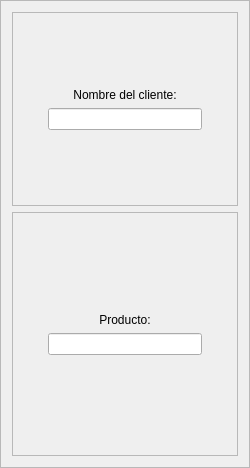
                     <widget class="QFrame" name="frame_52">
                      <property name="minimumSize">
                       <size>
                        <width>250</width>
                        <height>0</height>
                       </size>
                      </property>
                      <property name="maximumSize">
                       <size>
                        <width>275</width>
                        <height>16777215</height>
                       </size>
                      </property>
                      <property name="frameShape">
                       <enum>QFrame::StyledPanel</enum>
                      </property>
                      <property name="frameShadow">
                       <enum>QFrame::Raised</enum>
                      </property>
                      <layout class="QVBoxLayout" name="verticalLayout_48">
                       <item>
                        <widget class="QFrame" name="frame_53">
                         <property name="frameShape">
                          <enum>QFrame::StyledPanel</enum>
                         </property>
                         <property name="frameShadow">
                          <enum>QFrame::Raised</enum>
                         </property>
                         <layout class="QVBoxLayout" name="verticalLayout_45">
                          <property name="leftMargin">
                           <number>35</number>
                          </property>
                          <property name="topMargin">
                           <number>75</number>
                          </property>
                          <property name="rightMargin">
                           <number>35</number>
                          </property>
                          <property name="bottomMargin">
                           <number>75</number>
                          </property>
                          <item>
                           <widget class="QLabel" name="label_154">
                            <property name="styleSheet">
                             <string notr="true">font: 75 9pt &quot;Open Sans Semibold&quot;</string>
                            </property>
                            <property name="text">
                             <string>Nombre del cliente:</string>
                            </property>
                            <property name="alignment">
                             <set>Qt::AlignCenter</set>
                            </property>
                           </widget>
                          </item>
                          <item>
                           <widget class="QLineEdit" name="cliente_nombre">
                            <property name="styleSheet">
                             <string notr="true">font: 75 8pt &quot;Open Sans Semibold&quot;</string>
                            </property>
                           </widget>
                          </item>
                         </layout>
                        </widget>
                       </item>
                       <item>
                        <widget class="QFrame" name="frame_54">
                         <property name="frameShape">
                          <enum>QFrame::StyledPanel</enum>
                         </property>
                         <property name="frameShadow">
                          <enum>QFrame::Raised</enum>
                         </property>
                         <layout class="QVBoxLayout" name="verticalLayout_46">
                          <property name="leftMargin">
                           <number>35</number>
                          </property>
                          <property name="topMargin">
                           <number>100</number>
                          </property>
                          <property name="rightMargin">
                           <number>35</number>
                          </property>
                          <property name="bottomMargin">
                           <number>100</number>
                          </property>
                          <item>
                           <widget class="QLabel" name="label_155">
                            <property name="styleSheet">
                             <string notr="true">font: 75 9pt &quot;Open Sans Semibold&quot;</string>
                            </property>
                            <property name="text">
                             <string>Producto:</string>
                            </property>
                            <property name="alignment">
                             <set>Qt::AlignCenter</set>
                            </property>
                           </widget>
                          </item>
                          <item>
                           <widget class="QLineEdit" name="producto">
                            <property name="styleSheet">
                             <string notr="true">font: 75 8pt &quot;Open Sans Semibold&quot;</string>
                            </property>
                            <property name="text">
                             <string/>
                            </property>
                           </widget>
                          </item>
                         </layout>
                        </widget>
                       </item>
                      </layout>
                     </widget>
